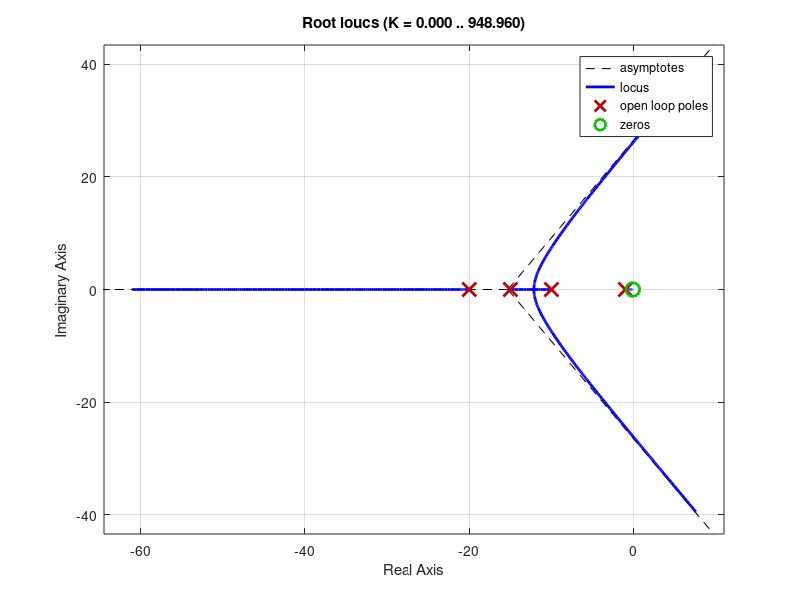
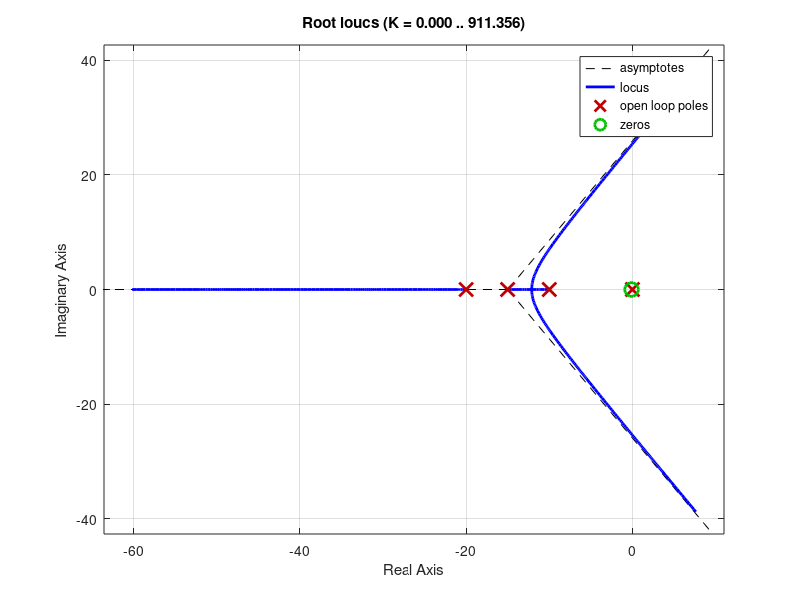

Here is the MATLAB script that generated these plots, in order:
%Root Locus Example 2
clear all
close all
clc

%targeting 10% overshoot, so kp=23.7
s=tf('s');
kp=23.7;
a=0.1;
z=0.1; %z=0.1 and p=1 gives a zero at -0.1 from the lag compensator
p=1;
g=100/((s+10)*(s+15)*(s+20));
gc=(1+a/s); %zero at -0.1 from PI controller
laggc=(s+z)/(s+p);

rlocus(laggc*g);
figure
rlocus(g*gc);



uncomp=feedback(g,1);
picomp=feedback(kp*gc*g,1);
lagcomp=feedback(kp*laggc*g,1);


